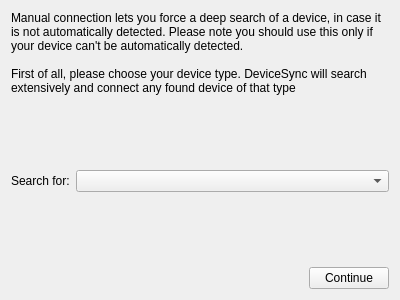
<ui version="4.0" >
 <class>Form</class>
 <widget class="QWidget" name="Form" >
  <property name="geometry" >
   <rect>
    <x>0</x>
    <y>0</y>
    <width>400</width>
    <height>300</height>
   </rect>
  </property>
  <property name="windowTitle" >
   <string/>
  </property>
  <layout class="QVBoxLayout" name="verticalLayout" >
   <item>
    <widget class="QLabel" name="label" >
     <property name="text" >
      <string>Manual connection lets you force a deep search of a device, in case it is not automatically detected. Please note you should use this only if your device can't be automatically detected.

First of all, please choose your device type. DeviceSync will search extensively and connect any found device of that type</string>
     </property>
     <property name="scaledContents" >
      <bool>true</bool>
     </property>
     <property name="wordWrap" >
      <bool>true</bool>
     </property>
    </widget>
   </item>
   <item>
    <spacer name="verticalSpacer_2" >
     <property name="orientation" >
      <enum>Qt::Vertical</enum>
     </property>
     <property name="sizeHint" stdset="0" >
      <size>
       <width>20</width>
       <height>64</height>
      </size>
     </property>
    </spacer>
   </item>
   <item>
    <layout class="QFormLayout" name="formLayout" >
     <item row="0" column="0" >
      <widget class="QLabel" name="label_2" >
       <property name="text" >
        <string>Search for:</string>
       </property>
      </widget>
     </item>
     <item row="0" column="1" >
      <widget class="KComboBox" name="deviceBox" />
     </item>
    </layout>
   </item>
   <item>
    <spacer name="verticalSpacer" >
     <property name="orientation" >
      <enum>Qt::Vertical</enum>
     </property>
     <property name="sizeHint" stdset="0" >
      <size>
       <width>20</width>
       <height>63</height>
      </size>
     </property>
    </spacer>
   </item>
   <item>
    <layout class="QHBoxLayout" name="horizontalLayout" >
     <item>
      <spacer name="horizontalSpacer" >
       <property name="orientation" >
        <enum>Qt::Horizontal</enum>
       </property>
       <property name="sizeHint" stdset="0" >
        <size>
         <width>40</width>
         <height>20</height>
        </size>
       </property>
      </spacer>
     </item>
     <item>
      <widget class="KPushButton" name="continueButton" >
       <property name="text" >
        <string>Continue</string>
       </property>
      </widget>
     </item>
    </layout>
   </item>
  </layout>
 </widget>
 <customwidgets>
  <customwidget>
   <class>KComboBox</class>
   <extends>QComboBox</extends>
   <header>kcombobox.h</header>
  </customwidget>
  <customwidget>
   <class>KPushButton</class>
   <extends>QPushButton</extends>
   <header>kpushbutton.h</header>
  </customwidget>
 </customwidgets>
 <resources/>
 <connections/>
</ui>
